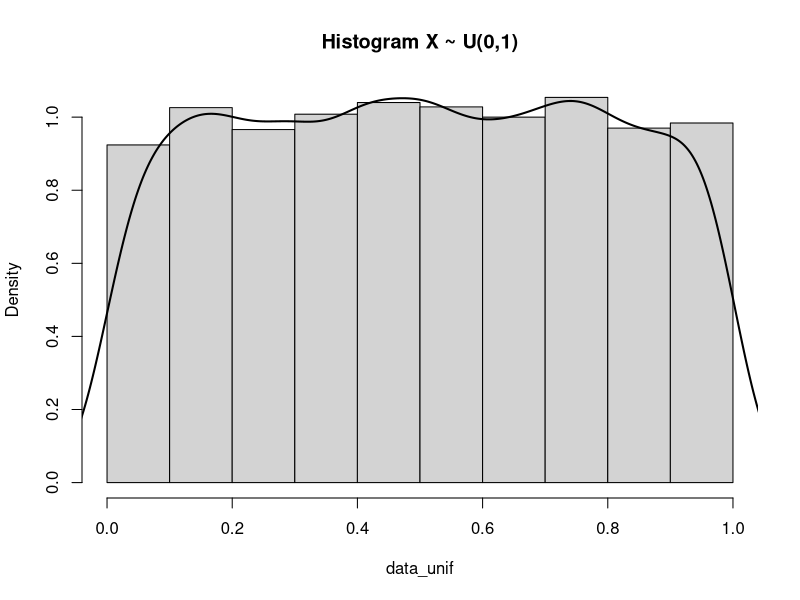
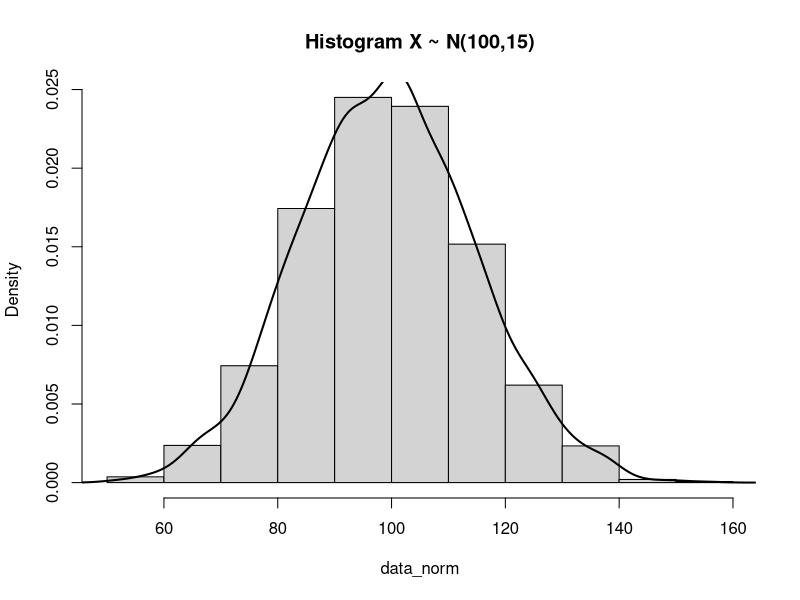

R code for these plots, in order:
# Korzystając z generatora liczb pseudolosowych z odpowiedniego rozkładu w R, wylosować
# set.seed(99)

# a) 5 000 realizacji z rozkładu jednostajnego na przedziale [0,1]
data_unif <- runif(5000, min = 0, max = 1)

# b) 3 000 realizacji z rozkładu normalnego o średniej 100 oraz odchyleniu standardowym 15.
data_norm <- rnorm(3000, mean = 100, sd = 15)

# c) [Nowe struktury danych – obiekt] W obu przypadkach wyznaczyć estymator gęstości
# rozkładu za pomocą 

# i) histogramu (polecenie „hist”),
# ii) estymatora jądrowego 
# (polecenie „density” – tworzy odpowiedni obiekt).
# Dla każdego z powyższych podpunktów proszę wygenerować wykres, np. histogram.

hist(data_unif,
     main = "Histogram X ~ U(0,1)",
     prob = TRUE
)
lines(density(data_unif), lwd = 2)

hist(data_norm,
     main = "Histogram X ~ N(100,15)",
     prob = TRUE
)
lines(density(data_norm), lwd = 2)
